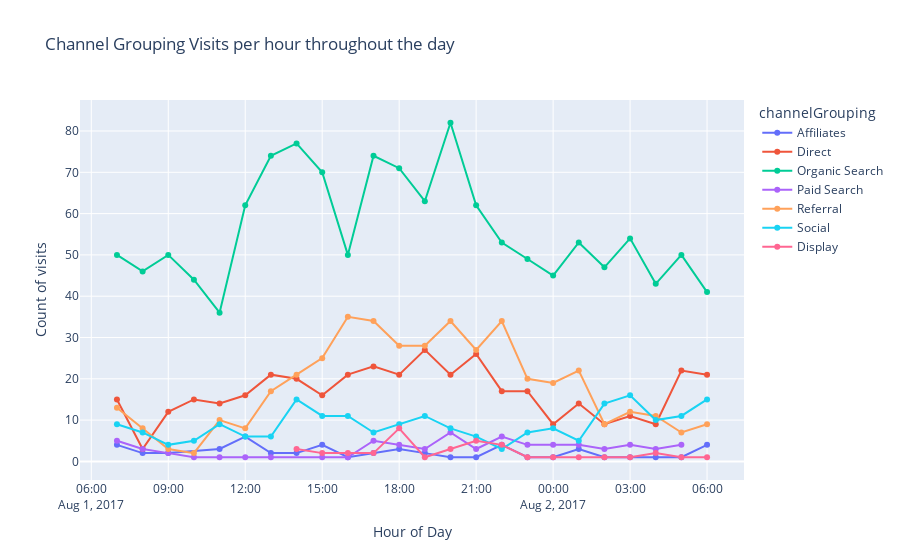

Here is the notebook cell this chart was saved with:
### Markdown cell above
### Task 6: Show Channel Grouping Visits per hour throughout the day

### Code cell
ecomm_data_clean["visitStartTime"] = ecomm_data_clean["visitStartTime"].dt.tz_convert("America/Los_Angeles")
ecomm_data_clean["hour"] = ecomm_data_clean["visitStartTime"].dt.to_period("H")
visits_per_month = ecomm_data_clean.groupby(["hour","channelGrouping"]).size().reset_index(name = "visits")
visits_per_month["hour"] = visits_per_month["hour"].astype(str)

fig = px.line(visits_per_month, x= "hour", y = "visits", title = "Channel Grouping Visits per hour throughout the day", color = "channelGrouping", markers = True)
fig.update_xaxes(title_text = "Hour of Day")
fig.update_yaxes(title_text = "Count of visits")
fig.show()

### Figure 1 — Plotly figure (JSON) as saved in the notebook; plotly's stock layout.template omitted (floating-point values rounded to 4 significant figures)
{"data": [{"hovertemplate": "channelGrouping=Affiliates<br>hour=%{x}<br>visits=%{y}<extra></extra>", "legendgroup": "Affiliates", "line": {"color": "#636efa", "dash": "solid"}, "marker": {"symbol": "circle"}, "mode": "lines+markers", "name": "Affiliates", "orientation": "v", "showlegend": true, "type": "scatter", "x": ["2017-08-01 07:00", "2017-08-01 08:00", "2017-08-01 09:00", "2017-08-01 11:00", "2017-08-01 12:00", "2017-08-01 13:00", "2017-08-01 14:00", "2017-08-01 15:00", "2017-08-01 16:00", "2017-08-01 17:00", "2017-08-01 18:00", "2017-08-01 19:00", "2017-08-01 20:00", "2017-08-01 21:00", "2017-08-01 22:00", "2017-08-01 23:00", "2017-08-02 00:00", "2017-08-02 01:00", "2017-08-02 02:00", "2017-08-02 03:00", "2017-08-02 04:00", "2017-08-02 05:00", "2017-08-02 06:00"], "xaxis": "x", "y": [4, 2, 2, 3, 6, 2, 2, 4, 1, 2, 3, 2, 1, 1, 4, 1, 1, 3, 1, 1, 1, 1, 4], "yaxis": "y"}, {"hovertemplate": "channelGrouping=Direct<br>hour=%{x}<br>visits=%{y}<extra></extra>", "legendgroup": "Direct", "line": {"color": "#EF553B", "dash": "solid"}, "marker": {"symbol": "circle"}, "mode": "lines+markers", "name": "Direct", "orientation": "v", "showlegend": true, "type": "scatter", "x": ["2017-08-01 07:00", "2017-08-01 08:00", "2017-08-01 09:00", "2017-08-01 10:00", "2017-08-01 11:00", "2017-08-01 12:00", "2017-08-01 13:00", "2017-08-01 14:00", "2017-08-01 15:00", "2017-08-01 16:00", "2017-08-01 17:00", "2017-08-01 18:00", "2017-08-01 19:00", "2017-08-01 20:00", "2017-08-01 21:00", "2017-08-01 22:00", "2017-08-01 23:00", "2017-08-02 00:00", "2017-08-02 01:00", "2017-08-02 02:00", "2017-08-02 03:00", "2017-08-02 04:00", "2017-08-02 05:00", "2017-08-02 06:00"], "xaxis": "x", "y": [15, 3, 12, 15, 14, 16, 21, 20, 16, 21, 23, 21, 27, 21, 26, 17, 17, 9, 14, 9, 11, 9, 22, 21], "yaxis": "y"}, {"hovertemplate": "channelGrouping=Organic Search<br>hour=%{x}<br>visits=%{y}<extra></extra>", "legendgroup": "Organic Search", "line": {"color": "#00cc96", "dash": "solid"}, "marker": {"symbol": "circle"}, "mode": "lines+markers", "name": "Organic Search", "orientation": "v", "showlegend": true, "type": "scatter", "x": ["2017-08-01 07:00", "2017-08-01 08:00", "2017-08-01 09:00", "2017-08-01 10:00", "2017-08-01 11:00", "2017-08-01 12:00", "2017-08-01 13:00", "2017-08-01 14:00", "2017-08-01 15:00", "2017-08-01 16:00", "2017-08-01 17:00", "2017-08-01 18:00", "2017-08-01 19:00", "2017-08-01 20:00", "2017-08-01 21:00", "2017-08-01 22:00", "2017-08-01 23:00", "2017-08-02 00:00", "2017-08-02 01:00", "2017-08-02 02:00", "2017-08-02 03:00", "2017-08-02 04:00", "2017-08-02 05:00", "2017-08-02 06:00"], "xaxis": "x", "y": [50, 46, 50, 44, 36, 62, 74, 77, 70, 50, 74, 71, 63, 82, 62, 53, 49, 45, 53, 47, 54, 43, 50, 41], "yaxis": "y"}, {"hovertemplate": "channelGrouping=Paid Search<br>hour=%{x}<br>visits=%{y}<extra></extra>", "legendgroup": "Paid Search", "line": {"color": "#ab63fa", "dash": "solid"}, "marker": {"symbol": "circle"}, "mode": "lines+markers", "name": "Paid Search", "orientation": "v", "showlegend": true, "type": "scatter", "x": ["2017-08-01 07:00", "2017-08-01 08:00", "2017-08-01 09:00", "2017-08-01 10:00", "2017-08-01 11:00", "2017-08-01 12:00", "2017-08-01 13:00", "2017-08-01 15:00", "2017-08-01 16:00", "2017-08-01 17:00", "2017-08-01 18:00", "2017-08-01 19:00", "2017-08-01 20:00", "2017-08-01 21:00", "2017-08-01 22:00", "2017-08-01 23:00", "2017-08-02 00:00", "2017-08-02 01:00", "2017-08-02 02:00", "2017-08-02 03:00", "2017-08-02 04:00", "2017-08-02 05:00"], "xaxis": "x", "y": [5, 3, 2, 1, 1, 1, 1, 1, 1, 5, 4, 3, 7, 3, 6, 4, 4, 4, 3, 4, 3, 4], "yaxis": "y"}, {"hovertemplate": "channelGrouping=Referral<br>hour=%{x}<br>visits=%{y}<extra></extra>", "legendgroup": "Referral", "line": {"color": "#FFA15A", "dash": "solid"}, "marker": {"symbol": "circle"}, "mode": "lines+markers", "name": "Referral", "orientation": "v", "showlegend": true, "type": "scatter", "x": ["2017-08-01 07:00", "2017-08-01 08:00", "2017-08-01 09:00", "2017-08-01 10:00", "2017-08-01 11:00", "2017-08-01 12:00", "2017-08-01 13:00", "2017-08-01 14:00", "2017-08-01 15:00", "2017-08-01 16:00", "2017-08-01 17:00", "2017-08-01 18:00", "2017-08-01 19:00", "2017-08-01 20:00", "2017-08-01 21:00", "2017-08-01 22:00", "2017-08-01 23:00", "2017-08-02 00:00", "2017-08-02 01:00", "2017-08-02 02:00", "2017-08-02 03:00", "2017-08-02 04:00", "2017-08-02 05:00", "2017-08-02 06:00"], "xaxis": "x", "y": [13, 8, 3, 2, 10, 8, 17, 21, 25, 35, 34, 28, 28, 34, 27, 34, 20, 19, 22, 9, 12, 11, 7, 9], "yaxis": "y"}, {"hovertemplate": "channelGrouping=Social<br>hour=%{x}<br>visits=%{y}<extra></extra>", "legendgroup": "Social", "line": {"color": "#19d3f3", "dash": "solid"}, "marker": {"symbol": "circle"}, "mode": "lines+markers", "name": "Social", "orientation": "v", "showlegend": true, "type": "scatter", "x": ["2017-08-01 07:00", "2017-08-01 08:00", "2017-08-01 09:00", "2017-08-01 10:00", "2017-08-01 11:00", "2017-08-01 12:00", "2017-08-01 13:00", "2017-08-01 14:00", "2017-08-01 15:00", "2017-08-01 16:00", "2017-08-01 17:00", "2017-08-01 18:00", "2017-08-01 19:00", "2017-08-01 20:00", "2017-08-01 21:00", "2017-08-01 22:00", "2017-08-01 23:00", "2017-08-02 00:00", "2017-08-02 01:00", "2017-08-02 02:00", "2017-08-02 03:00", "2017-08-02 04:00", "2017-08-02 05:00", "2017-08-02 06:00"], "xaxis": "x", "y": [9, 7, 4, 5, 9, 6, 6, 15, 11, 11, 7, 9, 11, 8, 6, 3, 7, 8, 5, 14, 16, 10, 11, 15], "yaxis": "y"}, {"hovertemplate": "channelGrouping=Display<br>hour=%{x}<br>visits=%{y}<extra></extra>", "legendgroup": "Display", "line": {"color": "#FF6692", "dash": "solid"}, "marker": {"symbol": "circle"}, "mode": "lines+markers", "name": "Display", "orientation": "v", "showlegend": true, "type": "scatter", "x": ["2017-08-01 14:00", "2017-08-01 15:00", "2017-08-01 16:00", "2017-08-01 17:00", "2017-08-01 18:00", "2017-08-01 19:00", "2017-08-01 20:00", "2017-08-01 21:00", "2017-08-01 22:00", "2017-08-01 23:00", "2017-08-02 00:00", "2017-08-02 01:00", "2017-08-02 02:00", "2017-08-02 03:00", "2017-08-02 04:00", "2017-08-02 05:00", "2017-08-02 06:00"], "xaxis": "x", "y": [3, 2, 2, 2, 8, 1, 3, 5, 4, 1, 1, 1, 1, 1, 2, 1, 1], "yaxis": "y"}], "layout": {"legend": {"title": {"text": "channelGrouping"}, "tracegroupgap": 0}, "title": {"text": "Channel Grouping Visits per hour throughout the day"}, "xaxis": {"anchor": "y", "domain": [0, 1], "title": {"text": "Hour of Day"}}, "yaxis": {"anchor": "x", "domain": [0, 1], "title": {"text": "Count of visits"}}}}
